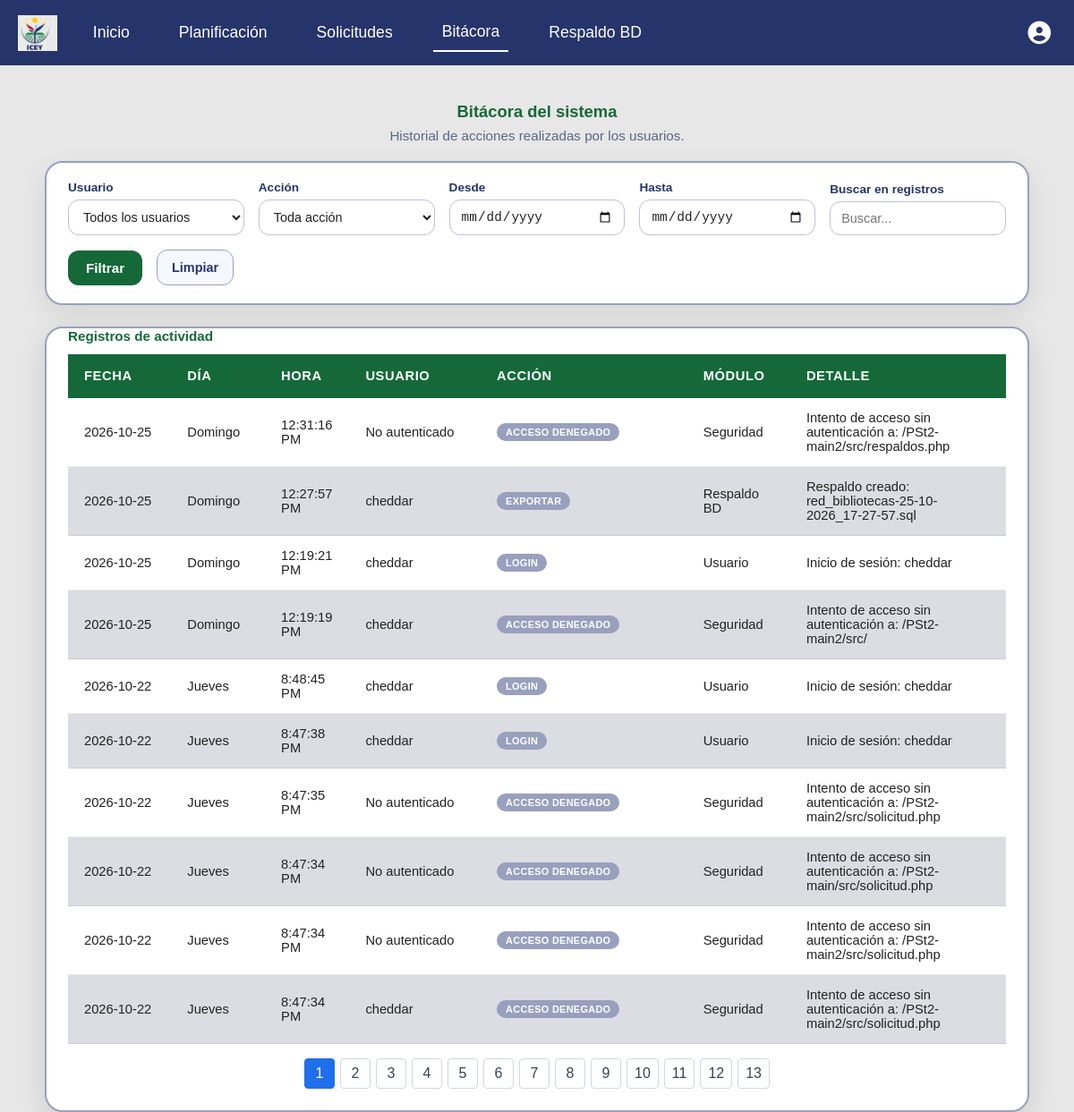
Page /bitacora.php (signed in) on the earlier database version.
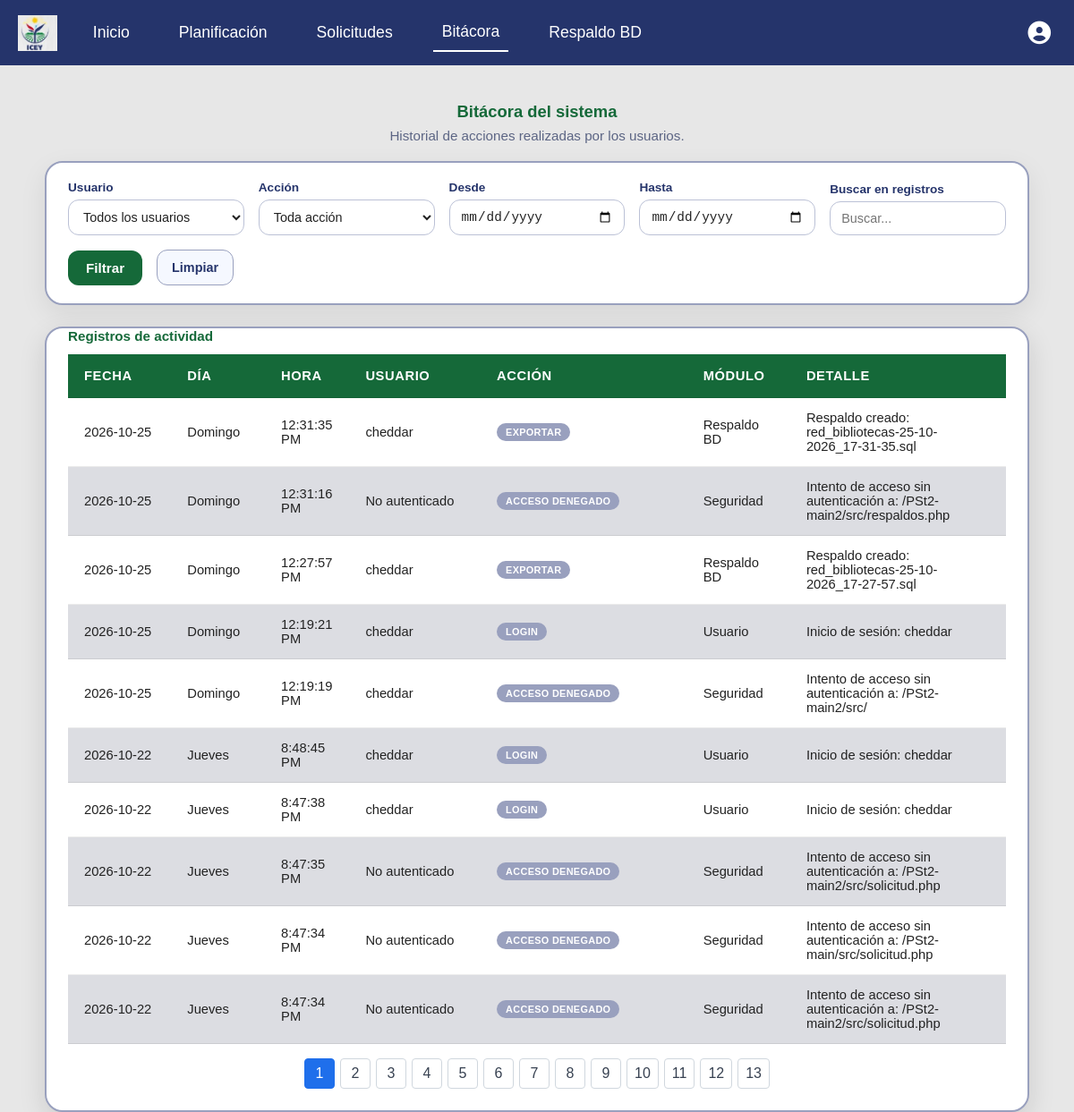
Same page on the later database version.
### tables this page shows
CREATE TABLE `bitacora` (
  `id` int(10) NOT NULL AUTO_INCREMENT,
  `nom_dia` varchar(15) NOT NULL,
  `fecha` date NOT NULL,
  `hora` time NOT NULL,
  `id_usu` int(10) DEFAULT NULL,
  `accion` varchar(30) NOT NULL,
  `descripcion` varchar(50) NOT NULL,
  `detalle` text NOT NULL,
  PRIMARY KEY (`id`),
  KEY `id_usu` (`id_usu`),
  KEY `fecha` (`fecha`),
  CONSTRAINT `bitacora_ibfk_1` FOREIGN KEY (`id_usu`) REFERENCES `usuario` (`id`) ON DELETE CASCADE
);

### modelos/modelo_bitacora.php (called while the page is built, shortened)
<?php
function obtener_bitacora($conex, $filtros = []) {
    $params = [];
        $sql = "SELECT b.id, b.nom_dia, b.fecha, b.hora, b.id_usu, b.accion, b.descripcion, b.detalle,
                 COALESCE(u.nombre, 'No autenticado') AS nombre_usuario
            FROM bitacora b
             LEFT JOIN usuario u ON u.id = b.id_usu";
    $sql .= " ORDER BY b.fecha DESC, b.hora DESC, b.id DESC";
    try {
        $stmt = $conex->prepare($sql);
        $stmt->execute($params);
        return $stmt->fetchAll(PDO::FETCH_ASSOC);
    } catch (PDOException $e) {
        error_log("Fallo al consultar bitácora: " . $e->getMessage());
        return [];
    }
}
?>

### src/bitacora.php (the view, shortened to what this page needs)
<?php
require_once __DIR__ . '/../modelos/modelo_bitacora.php';
$conex = Conexion::conectar();
$filtros = [
    'id_usu'      => $_GET['id_usu']      ?? '',
    'accion'      => $_GET['accion']      ?? '',
    'fecha_desde' => $_GET['fecha_desde'] ?? '',
    'fecha_hasta' => $_GET['fecha_hasta'] ?? '',
];
$busqueda = isset($_GET['q']) && is_string($_GET['q']) ? trim($_GET['q']) : '';
$registros = obtener_bitacora($conex, $filtros);
$registrosPorPagina = 10;
$paginaActual = max(1, intval($_GET['page'] ?? 1));
$totalPaginas = max(1, (int)ceil(count($registros) / $registrosPorPagina));
$paginaActual = min($paginaActual, $totalPaginas);
$registros = array_slice($registros, ($paginaActual - 1) * $registrosPorPagina, $registrosPorPagina);
?>
<!DOCTYPE html>
<html lang="es">
<head>
    <link rel="stylesheet" href="./css/main.css">
    <link rel="stylesheet" href="./css/bitacora.css">
    <link rel="stylesheet" href="https://cdnjs.cloudflare.com/ajax/libs/font-awesome/6.5.1/css/all.min.css">
</head>
<body>
<?php require_once __DIR__ . '/../include/header.php'; ?>
<main class="container__bitacora">
    <h1 class="bitacora__title">Bitácora del sistema</h1>
    <p class="bitacora__subtitle">Historial de acciones realizadas por los usuarios.</p>
    <form method="GET" action="bitacora.php" class="bitacora__filtros">
        <div class="campo">
            <label for="id_usu">Usuario</label>
            <select name="id_usu" id="id_usu">
                <option value="">Todos los usuarios</option>
            </select>
        </div>
        <div class="campo">
            <label for="accion">Acción</label>
            <select name="accion" id="accion">
                <option value="">Toda acción</option>
            </select>
        </div>
        <div class="campo">
            <label for="fecha_desde">Desde</label>
            <input type="date" name="fecha_desde" id="fecha_desde" value="<?= htmlspecialchars($filtros['fecha_desde']) ?>">
        </div>
        <div class="campo">
            <label for="fecha_hasta">Hasta</label>
            <input type="date" name="fecha_hasta" id="fecha_hasta" value="<?= htmlspecialchars($filtros['fecha_hasta']) ?>">
        </div>
        <div class="campo">
            <label for="q">Buscar en registros</label>
            <input type="search" name="q" id="q" value="<?= htmlspecialchars($busqueda, ENT_QUOTES, 'UTF-8') ?>" placeholder="Buscar...">
        </div>
        <button type="submit">Filtrar</button>
        <a href="bitacora.php" class="bitacora__limpiar">Limpiar</a>
    </form>
    <div class="tabla__container bitacora__tabla-wrap">
        <table class="bitacora__tabla">
            <caption class="tabla-planificacion__caption">Registros de actividad</caption>
            <thead>
                <tr>
                    <th class="col-fecha">Fecha</th>
                    <th class="col-dia">Día</th>
                    <th class="col-hora">Hora</th>
                    <th class="col-usuario">Usuario</th>
                    <th class="col-accion">Acción</th>
                    <th class="col-modulo">Módulo</th>
                    <th class="col-detalle">Detalle</th>
                </tr>
            </thead>
            <tbody>
                <?php if (empty($registros)): ?>
                    <tr>
                        <td colspan="7" class="bitacora__vacio">No hay registros de bitácora para los filtros seleccionados.</td>
                    </tr>
                <?php else: ?>
                    <?php foreach ($registros as $r):
                        switch (strtolower($r['accion'])) {
                            default:         $accionClase = 'bitacora__badge--login';    break;
                        }
                    ?>
                        <tr>
                            <td data-label="Fecha"><?= htmlspecialchars($r['fecha']) ?></td>
                            <td data-label="Día"><?= htmlspecialchars($r['nom_dia']) ?></td>
                            <td data-label="Hora"><?= htmlspecialchars(date('g:i:s A', strtotime($r['hora']))) ?></td>
                            <td data-label="Usuario"><?= htmlspecialchars($r['nombre_usuario']) ?></td>
                            <td data-label="Acción">
                                <span class="bitacora__badge <?= $accionClase ?>"><?= htmlspecialchars($r['accion']) ?></span>
                            </td>
                            <td data-label="Módulo"><?= htmlspecialchars($r['descripcion']) ?></td>
                            <td data-label="Detalle"><?= htmlspecialchars($r['detalle']) ?></td>
                        </tr>
                    <?php endforeach; ?>
                <?php endif; ?>
            </tbody>
        </table>
        <?php if ($totalPaginas > 1): ?>
            <nav class="paginacion" aria-label="Páginas de bitácora">
                <?php for ($pagina = 1; $pagina <= $totalPaginas; $pagina++): ?>
                    <?php $parametrosPagina = array_merge($filtros, ['q' => $busqueda, 'page' => $pagina]); ?>
                    <a href="?<?php echo htmlspecialchars(http_build_query($parametrosPagina), ENT_QUOTES, 'UTF-8'); ?>"
                       class="paginacion__pagina<?php echo $pagina === $paginaActual ? ' activa' : ''; ?>"
                       <?php echo $pagina === $paginaActual ? 'aria-current="page"' : ''; ?>>
                        <?php echo $pagina; ?>
                    </a>
                <?php endfor; ?>
            </nav>
        <?php endif; ?>
    </div>
</main>
</body>
</html>

### include/header.php (shortened to what this page needs)
<header>
<?php
$current = basename($_SERVER['PHP_SELF'] ?? '');
$inicioActive = in_array($current, ['main2.php', 'main.html'], true);
$planActive = $current === 'index.php';
$bitacoraActive = $current === 'bitacora.php';
$esAdmin = isset($_SESSION['user_rol']) && $_SESSION['user_rol'] === 'administrador';
?>
<nav>
    <img src="./assets/image.png" alt="Logo" class="nav__logo">
    <div class="nav__links">
        <a href="main2.php" class="nav__link<?= $inicioActive ? ' active' : '' ?>">Inicio</a>
        <a href="index.php" class="nav__link<?= $planActive ? ' active' : '' ?>">Planificación</a>
        <a href="solicitud.php" class="nav__link<?= $current === 'solicitud.php' ? ' active' : '' ?>">Solicitudes</a>
        <?php if ($esAdmin): ?>
            <a href="bitacora.php" class="nav__link<?= $bitacoraActive ? ' active' : '' ?>">Bitácora</a>
        <?php endif; ?>
        <a href="respaldos.php" class="nav__link<?= $current === 'respaldos.php' ? ' active' : '' ?>">Respaldo BD</a>
                <div class="nav__user">
                    <button id="userMenuButton" class="nav__user-btn" aria-haspopup="true" aria-expanded="false" title="Usuario" type="button">
                        <i class="fas fa-user-circle"></i>
                    </button>
                </div>
            </div>
        </nav>
    </header>

### src/css/main.css (style rules this page uses)
.paginacion { display: flex; justify-content: center; gap: 6px; margin-top: 16px; }
.paginacion__pagina { display: inline-flex; align-items: center; justify-content: center; min-width: 34px; height: 34px; padding: 0 8px; border: 1px solid #d0d7de; border-radius: 4px; background: #fff; color: #374151; cursor: pointer; font: inherit; text-decoration: none; }
.paginacion__pagina:hover, .paginacion__pagina.activa { background: #1f6feb; border-color: #1f6feb; color: #fff; }
* { margin: 0; padding: 0; box-sizing: border-box; }
html, body { box-sizing: border-box; margin: 0; background-color: #e7e7e7; font-family: sans-serif; }
header nav { display: flex; width: 100%; padding: 15px 0px; background-color: #25346b; color: white; align-items: center; }
.nav__logo { height: 40px; margin-left: 20px; margin-right: 20px; }
.nav__links { display: flex; align-items: center; gap: 15px; flex: 1; }
.nav__links a { text-decoration: none; color: white; padding: 10px; font-size: 1.1em; margin: 0 10px; }
.nav__link.active { border-bottom: 2px solid white; }
.nav__user { position: relative; margin-left: auto; margin-right: 20px; }
.nav__user-btn { background: transparent; border: none; color: white; cursor: pointer; font-size: 1.6rem; padding: 6px; display: flex; align-items: center; }
.tabla__container { display: block; margin: 0 auto; height: auto; width: 100%; max-width: 100%; background-color: #ffffff; box-shadow: 0px 10px 30px rgba(0, 0, 0, 0.12); padding: 0px 24px 24px; border-radius: 20px; margin-top: 15px; border: 2px solid #99a0be; overflow-x: auto; }
td, th { padding: 12px 14px; border-bottom: 1px solid rgba(0, 0, 0, 0.08); word-break: break-word; white-space: normal; overflow-wrap: anywhere; }
.tabla-planificacion__caption { caption-side: top; text-align: left; font-size: 0.95rem; font-weight: 700; color: #156939; margin-bottom: 12px; }
thead th { padding: 16px 18px; text-align: left; color: white; background-color: #156939; font-weight: 700; text-transform: uppercase; letter-spacing: 0.04em; }
td, th { padding: 16px 18px; border-bottom: 1px solid rgba(0, 0, 0, 0.08); }
tr { background-color: #ffffff; }
tbody tr:nth-child(even) { background-color: #dcdde2; }

Differences in the rows shown:
no longer on this page (row unchanged): bitacora: fecha "2026-10-22", nom_dia "Jueves", hora "8:47:34 PM", nombre_usuario "cheddar", accion "ACCESO DENEGADO", descripcion "Seguridad", detalle "Intento de acceso sin autenticación a: /PSt2-main2/src/solicitud.php"
added bitacora: fecha "2026-10-25", nom_dia "Domingo", hora "12:31:35 PM", nombre_usuario "cheddar", accion "EXPORTAR", descripcion "Respaldo BD", detalle "Respaldo creado: red_bibliotecas-25-10-2026_17-31-35.sql"
